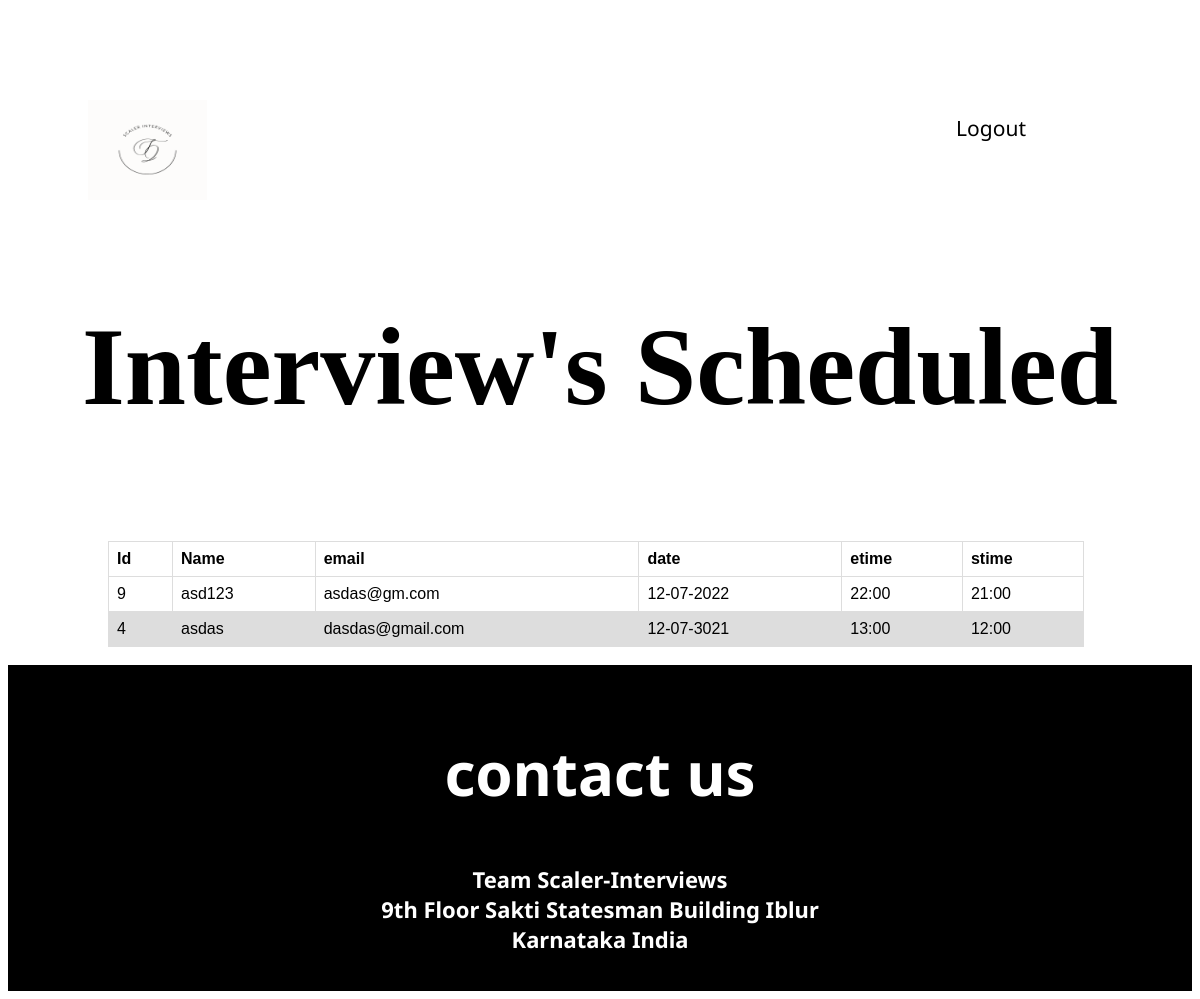
Screenshot of /joined with the database file from the repository.
### app.py (models this page shows)
class Participant(db.Model):
  __tablename__ = "participant"
  id = db.Column(db.Integer, primary_key=True)
  name = db.Column(db.String(100))
  email = db.Column(db.String(100),unique=True)

class InterviewTime(db.Model):
    __tablename__ = "interviewtime"
    id=db.Column(db.Integer, primary_key=True)
    date=db.Column(db.String(100))
    stime=db.Column(db.String(100))
    etime=db.Column(db.String(100))
    participant_id = db.Column(db.Integer, db.ForeignKey('participant.id')) #refrencing paricipant id
    following2 = db.relationship('Participant')

### app.py (the view)
@app.route('/joined', methods=['GET'])
def get_joined():
    rows=db.session.query(Participant,InterviewTime).join(InterviewTime).all()
    return render_template('admin_list.html', title='Basic Table',rows=rows)

### templates/admin_list.html (shortened to what this page needs)
{% extends "index2.html" %}
{% block content %}
  <table>
    <thead>
      <tr>
        <th>Id</th>
        <th>Name</th>
        <th>email</th>
        <th>date</th>
        <th>etime</th>
          <th>stime</th>
      </tr>
    </thead>
    <tbody>
      {% for user in rows %}
        <tr>
          <td>{{ user.Participant.id }}</td>
          <td>{{ user.Participant.name }}</td>
          <td>{{ user.Participant.email }}</td>
          <td>{{ user.InterviewTime.date }}</td>
          <td>{{ user.InterviewTime.etime }}</td>
        <td>{{ user.InterviewTime.stime }}</td>
        </tr>
      {% endfor %}
    </tbody>
  </table>
{% endblock %}

### templates/index2.html (shortened to what this page needs)
<!DOCTYPE html>
<html>
    <head>
        <link rel= "stylesheet" type= "text/css" href= "{{ url_for('static',filename='Styles/1.css') }}">
        <link rel= "stylesheet" type= "text/css" href= "{{ url_for('static',filename='Styles/3.css') }}">
</head>
<body onload="myFunction()" ng-app="myapp">
<div id="myDiv" style="display:none;">
<div class="topnav">
    <img src="{{ url_for('static',filename='Images/2.png') }}" width="119" height="100">
  <a href="./index.html">Logout</a>
</div>
<h1 class="ab">
   Interview's Scheduled
</h1>
<div class="abc">
  {% block content %}{% endblock %}
    </div>
</div>
<div class="ab6">
    <h2 class="ab7">contact us</h2>
    <h2 class="ab8">Team Scaler-Interviews </br> 9th Floor Sakti Statesman Building Iblur</br> Karnataka India</h2>
</div>
</body>
</html>

### static/Styles/1.css (style rules this page uses)
#myDiv { display: none; }
.topnav { background-color: white; overflow: hidden; margin-top: 100px; margin-bottom: 100px; margin-right: 150px; margin-left: 80px; }
.topnav a { float: right; color: black; text-align: right; padding: 14px 16px; text-decoration: none; font-size: 21px; background-color: white; font-family: 'Noto Sans', sans-serif; }
.ab { text-align: center; font-size:110px; }
.ab6 { background-color:black; }
.ab7 { color:white; text-align: center; font-size:60px; font-family: 'Noto Sans', sans-serif; }
.ab8 { color:white; text-align: center; font-size:22px; font-family: 'Noto Sans', sans-serif; }

### static/Styles/3.css (style rules this page uses)
.abc { margin-left: 100px; }
table { font-family: arial, sans-serif; border-collapse: collapse; width: 90%; }
td, th { border: 1px solid #dddddd; text-align: left; padding: 8px; }
tr:nth-child(even) { background-color: #dddddd; }

### rows the page displays
Participant: Participant.id "9", Participant.name "asd123", Participant.email "asdas@gm.com", InterviewTime "12-07-2022", InterviewTime.etime "22:00", InterviewTime.stime "21:00"
Participant: Participant.id "4", Participant.name "asdas", Participant.email "dasdas@gmail.com", InterviewTime "12-07-3021", InterviewTime.etime "13:00", InterviewTime.stime "12:00"
